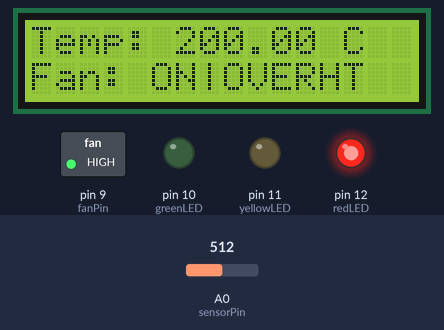
This sketch was run on a simulated Arduino Uno, built with avr-gcc and run on an emulated ATmega328P. On the bench: 16×2 character LCD, switched loads named in the sketch (green lamp = pin HIGH), output pins drawn as LEDs (lit = HIGH). The inputs (shaded band) are chosen by the test bench; at power-on: A0 (sensorPin) = 512.

Above: at 3.2 s.
3.3 s: A0 (sensorPin) set to 214
At 3.9 s:
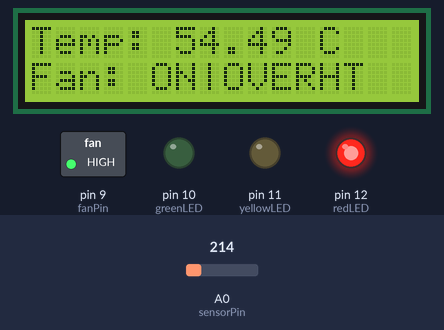
5.0 s: A0 (sensorPin) set to 187
At 5.5 s:
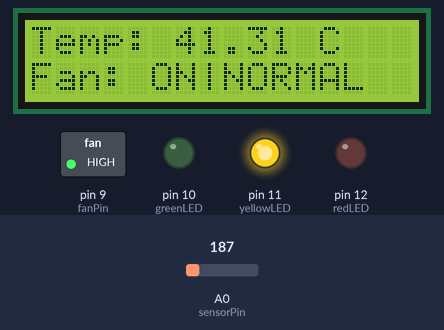
6.6 s: A0 (sensorPin) set to 165
At 7.2 s:
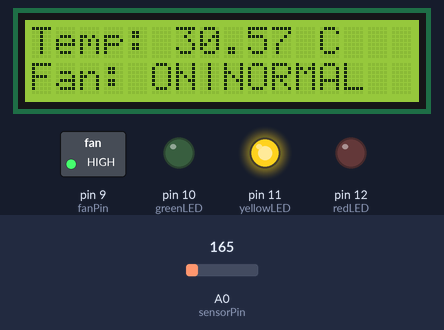
8.1 s: A0 (sensorPin) set to 137
At 8.8 s:
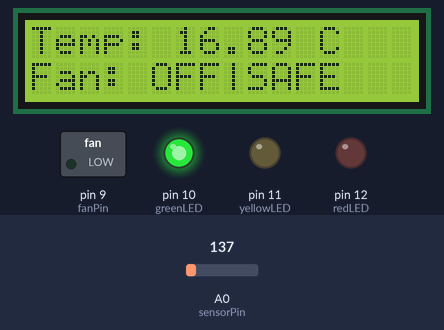
Timing chart, 0 to 10.6 s (numbered marks = the images above; inputs shaded):
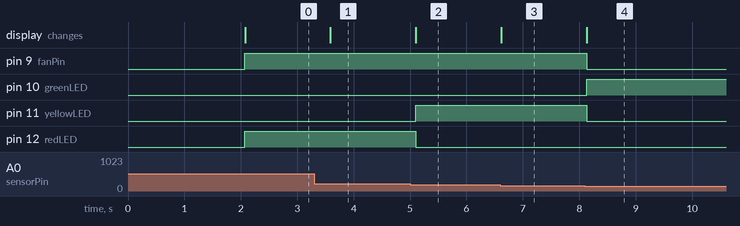

The sketch:

temp_monitoring_cntrl_system.ino
```cpp
#include "LiquidCrystal.h"

LiquidCrystal lcd(8,7,6,5,4,3);

int sensorPin = A0;
int fanPin = 9;

int greenLED = 10;
int yellowLED = 11;
int redLED = 12;
void setup()
{
  Serial.begin(9600);
  lcd.begin(16,2);

  pinMode(fanPin, OUTPUT);
  pinMode(greenLED, OUTPUT);
  pinMode(yellowLED, OUTPUT);
  pinMode(redLED, OUTPUT);

  lcd.setCursor(0,0);
  lcd.print("Thermal Control");

  lcd.setCursor(0,1);
  lcd.print("System Starting");

  delay(2000);   // show message for 2 seconds

  lcd.clear();   // clear screen before main loop
}

void loop()
{
  int reading = analogRead(sensorPin);

  float voltage = reading * (5.0 / 1024.0);
  float temperatureC = (voltage - 0.5) * 100;

  lcd.setCursor(0,0);
  lcd.print("Temp: ");
  lcd.print(temperatureC);
  lcd.print(" C   ");

  lcd.setCursor(0,1);

  if(temperatureC < 25)
  {
    digitalWrite(fanPin, LOW);

    digitalWrite(greenLED, HIGH);
    digitalWrite(yellowLED, LOW);
    digitalWrite(redLED, LOW);

    lcd.print("Fan: OFF|SAFE ");
  }

  else if(temperatureC >= 25 && temperatureC <= 50)
  {
    digitalWrite(fanPin, HIGH);

    digitalWrite(greenLED, LOW);
    digitalWrite(yellowLED, HIGH);
    digitalWrite(redLED, LOW);

    lcd.print("Fan: ON|NORMAL");
  }

  else
  {
    digitalWrite(fanPin, HIGH);

    digitalWrite(greenLED, LOW);
    digitalWrite(yellowLED, LOW);
    digitalWrite(redLED, HIGH);

    lcd.print("Fan: ON|OVERHT");
  }

  delay(500);
}
```

Measured:
- the behaviour switches between 205 and 204 on A0 (sensorPin) (found by bisection; images 1 and 2)
- the behaviour switches between 154 and 153 on A0 (sensorPin) (found by bisection; images 3 and 4)
- after the input at 3.3 s, the display: changes after 0.29 s (image 1)
- after the input at 5.0 s, pin 11 (yellowLED): LOW → HIGH after 0.10 s; pin 12 (redLED): HIGH → LOW after 0.10 s; the display: changes after 0.10 s (image 2)
- after the input at 6.6 s, the display: changes at once (image 3)
- after the input at 8.1 s, pin 9 (fanPin), pin 11 (yellowLED): HIGH → LOW at once; pin 10 (greenLED): LOW → HIGH at once; the display: changes at once (image 4)
